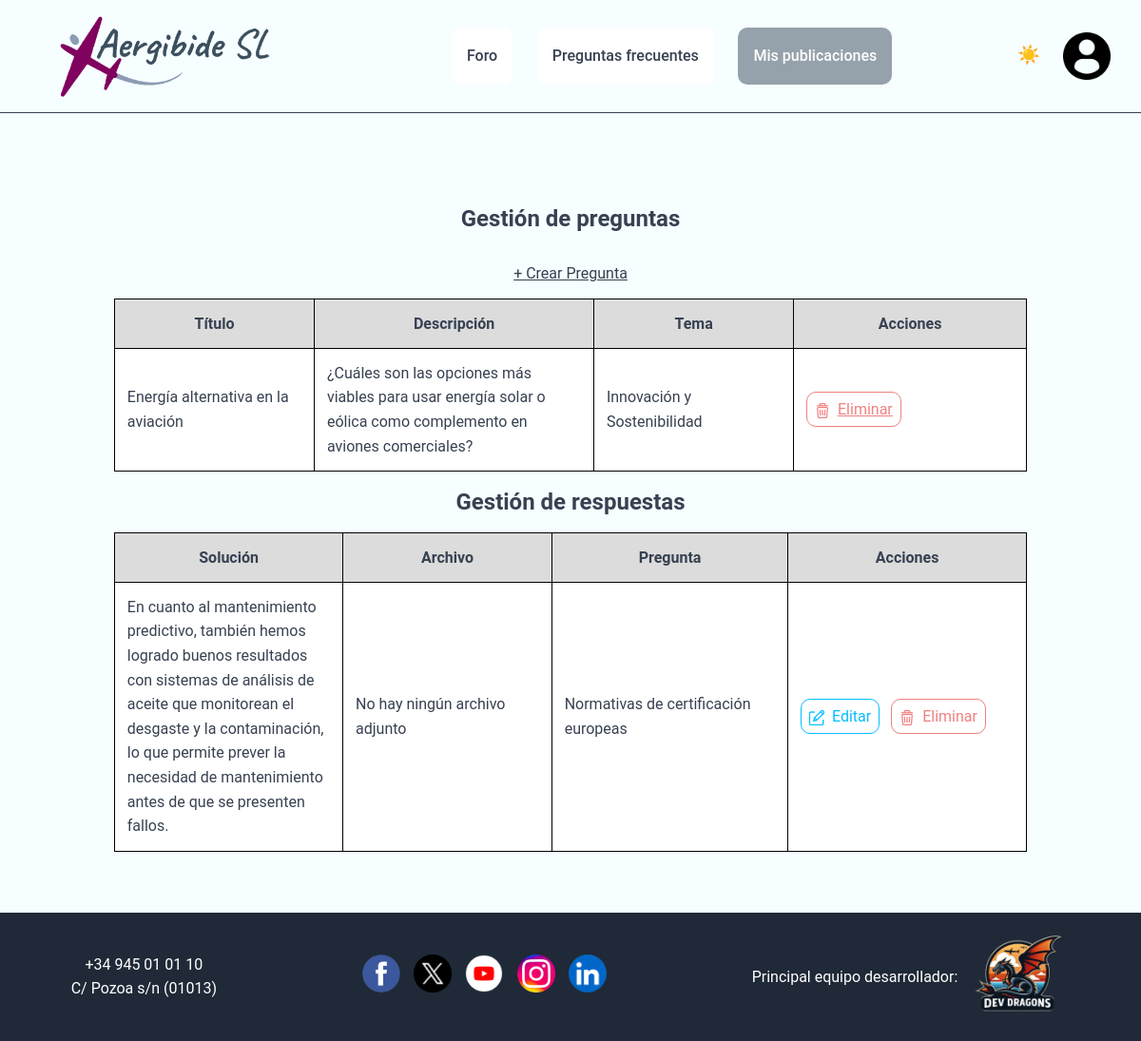
/Aplicacion/mvc_reto/index.php?controller=pregunta&action=misPreguntas (signed in), run on an earlier commit of the app's database.
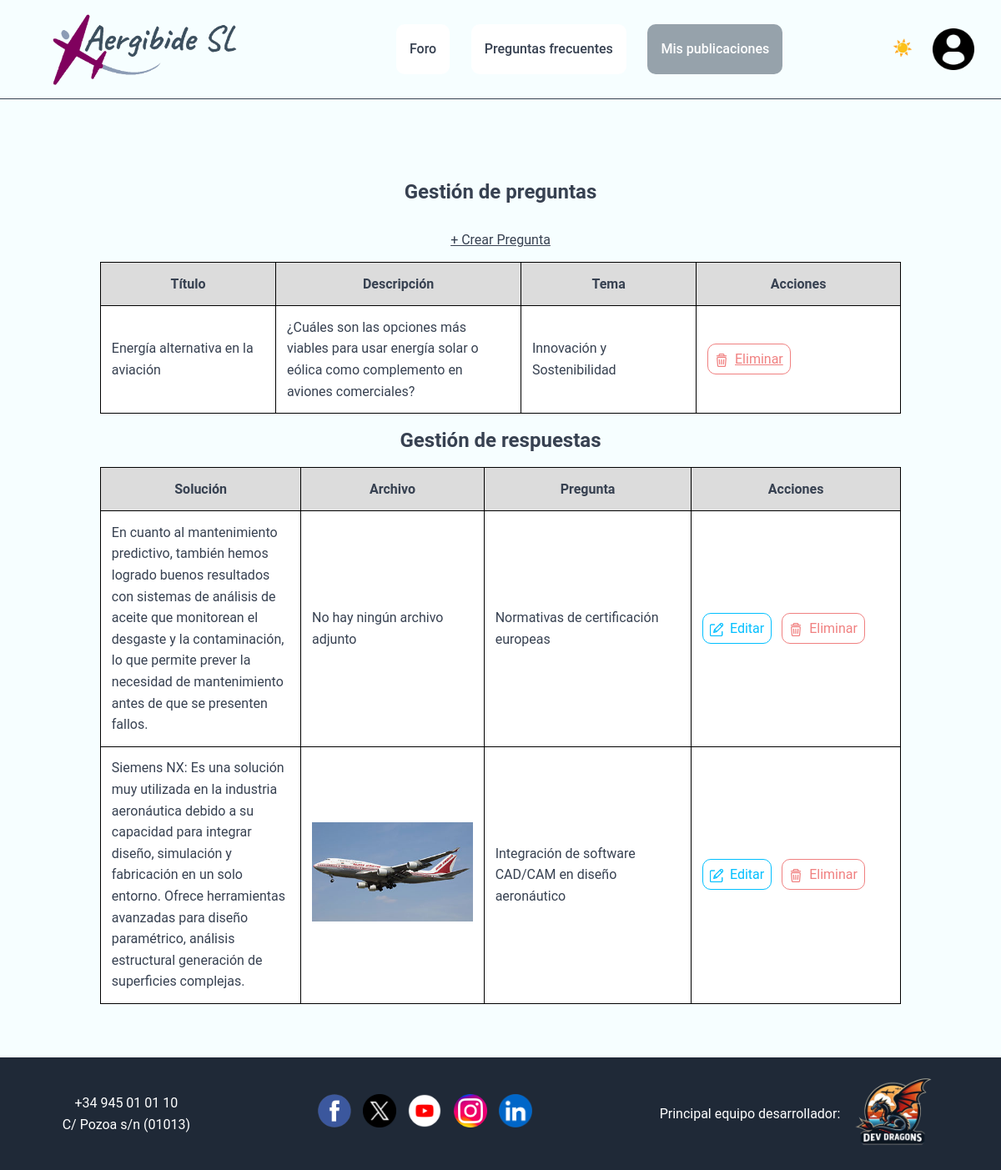
And on a later commit of the database.
### tables this page shows
CREATE TABLE `preguntas` (
                             `id` int(11) NOT NULL,
                             `titulo` varchar(100) NOT NULL,
                             `descripcion` varchar(300) NOT NULL,
                             `tema` varchar(100) NOT NULL,
                             `fecha` date NOT NULL,
                             `id_usuario` int(11) NOT NULL,
                             `archivo` varchar(255) DEFAULT NULL
);

CREATE TABLE `respuestas` (
                              `id` int(11) NOT NULL,
                              `solucion` varchar(300) NOT NULL,
                              `archivo` varchar(255) DEFAULT NULL,
                              `id_pregunta` int(11) NOT NULL,
                              `id_usuario` int(11) NOT NULL,
                              `fecha` date NOT NULL
);

### Aplicacion/mvc_reto/index.php (called while the page is built, shortened)
<?php
require_once "model/Db.php";
$controller = new $controllerName();
$dataToView["data"] = array();
if(method_exists($controller, $_GET["action"]))
    $dataToView["data"] = $controller -> {$_GET["action"]}();
require_once "view/".$_GET["controller"]."/".$controller->view.".html.php";
?>

### Aplicacion/mvc_reto/model/Db.php (called while the page is built, shortened)
<?php
class Db {
    public function __construct(){
        $this -> host = constant("DB_HOST");
        $this -> db = constant("DB");
        $this -> user = constant("DB_USER");
        $this -> pass = constant("DB_PASS");
        try {
            $this->connection = new PDO("mysql:host=" .$this->host.';
            dbname=' .$this->db, $this->user, $this->pass);
        }
        catch (PDOException $e){
            echo $e -> getMessage();
            exit();
        }
    }
}
?>

### Aplicacion/mvc_reto/model/Pregunta.php (called while the page is built, shortened)
<?php
class Pregunta {
    private $tabla = "preguntas";
    private $connection;
    public function getConexion(){
        $dbObj = new Db();
        $this->connection = $dbObj ->connection;
    }
    public function getPregunta(){
        $sql = "SELECT * FROM " . $this->tabla;
        $stml = $this -> connection -> prepare($sql);
        $stml -> execute();
        return $stml -> fetchAll();
    }
}

### Aplicacion/mvc_reto/controller/PreguntaController.php (called while the page is built, shortened)
<?php
require_once "model/Pregunta.php";
require_once "RespuestaController.php";
class PreguntaController {
    public $model;
    public function __construct() {
        $this->model = new Pregunta();
    }
    public function misPreguntas(){
        $preguntas = $this->model->getPregunta();
        $respuestaController = new RespuestaController();
        $preguntasConRespuestas = [];
        foreach ($preguntas as $pregunta) {
            $pregunta['respuestas'] = $respuestaController->view($pregunta['id']);
            $preguntasConRespuestas[] = $pregunta;
        }
        return $preguntasConRespuestas ?: [];
    }
}
?>

### Aplicacion/mvc_reto/model/Respuesta.php (called while the page is built, shortened)
<?php
class Respuesta {
    private $tabla = "respuestas";
    private $connection;
    public function getConexion(){
        $dbObj = new Db();
        $this->connection = $dbObj ->connection;
    }
    public function getRespuestaByPreguntaId($preguntaId){
        $sql = "SELECT * FROM ". $this->tabla ." WHERE id_pregunta = ?";
        $stmt = $this->connection->prepare($sql);
        $stmt -> execute([$preguntaId]);
        return $stmt->fetchAll(PDO::FETCH_ASSOC);
    }
}

### Aplicacion/mvc_reto/controller/RespuestaController.php (called while the page is built, shortened)
<?php
require_once "model/Respuesta.php";
class RespuestaController {
    public $model;
    public function __construct() {
        $this->model = new Respuesta();
    }
    public function view($preguntaId){
        return $this->model->getRespuestaByPreguntaId($preguntaId);
    }
}
?>

### Aplicacion/mvc_reto/view/pregunta/misPreguntas.html.php (the view, shortened to what the changed rows need)
<?php
require_once __DIR__ . "/../layout/header.php";
?>
<div class="contenido">
    <div id="titulo">
        <h2>Gestión de preguntas</h2>
    </div>
    <?php
    if (isset($dataToView["data"]) && is_array($dataToView["data"]) && count($dataToView["data"]) > 0) {
        ?>
        <table class="tabla_preguntas">
            <thead>
            <tr>
                <th>Título</th>
                <th>Descripción</th>
                <th>Tema</th>
                <th>Acciones</th>
            </tr>
            </thead>
            <tbody>
            <?php
            foreach ($dataToView["data"] as $pregunta) {
                if ($pregunta['id_usuario'] == $_SESSION["id"]) {
                    ?>
                    <tr>
                        <td><?php echo htmlspecialchars($pregunta['titulo']); ?></td>
                        <td><?php echo htmlspecialchars($pregunta['descripcion']); ?></td>
                        <td>
                            <?php
                            $temas = [
                                "diseno_aeronaves" => "Diseño y Desarrollo de Aeronaves",
                                "fabricacion_produccion" => "Fabricación y Producción",
                                "mantenimiento_operaciones" => "Mantenimiento y Operaciones",
                                "innovacion_sostenibilidad" => "Innovación y Sostenibilidad",
                                "certificaciones_reglamentacion" => "Certificaciones y Reglamentación",
                                "problemas_tecnicos" => "Problemas Técnicos y Soluciones",
                                "colaboracion_interdepartamental" => "Colaboración Interdepartamental",
                                "software_herramientas" => "Software y Herramientas de Ingeniería",
                                "gestion_conocimiento" => "Gestión del Conocimiento",
                                "otro" => "Otro tema"
                            ];
                            echo $temas[$pregunta["tema"]] ?? "Tema no especificado";
                            ?></td>
                        <td>
                            <a href="index.php?controller=pregunta&action=borrar&id=<?php echo urlencode($pregunta['id']); ?>" id="bEliminar">Eliminar</a>
                        </td>
                    </tr>
                    <?php
                }
            }
            ?>
            </tbody>
        </table>
        <?php
    } else {
        ?>
        <div class="mensajeInexistir">
            Actualmente no hay preguntas registradas.
        </div>
        <?php
    }
    ?>
    <div id="tituloRespuesta">
        <h2>Gestión de respuestas</h2>
    </div>
    <?php
    if (isset($dataToView["data"]) && is_array($dataToView["data"])){
        ?>
        <table class="tabla_respuestas">
            <thead>
            <tr>
                <th>Solución</th>
                <th>Archivo</th>
                <th>Pregunta</th>
                <th>Acciones</th>
            </tr>
            </thead>
            <tbody>
            <?php
            foreach ($dataToView["data"] as $pregunta){
                foreach ($pregunta["respuestas"] as $respuesta){
                    if ($respuesta["id_usuario"] == $_SESSION["id"]){
                        ?>
                        <tr>
                            <td><?php echo htmlspecialchars($respuesta['solucion']); ?></td>
                            <td>
                                <?php
                                if($respuesta['archivo'] == "" || $respuesta['archivo'] == NULL){
                                ?>
                                    <p>No hay ningún archivo adjunto</p>
                                    <?php
                                }
                                else{
                                    ?>
                                    <img src="./uploads/<?php echo $respuesta['archivo'] ?>" alt="Imagen">
                                    <?php
                                }
                                ?>
                            </td>
                            <td><?php echo htmlspecialchars($pregunta['titulo']); ?></td>
                            <td class="d_botones_public">
                                <a href="index.php?controller=respuesta&action=editar&id=<?php echo urlencode($respuesta['id']); ?>" id="bEditar">Editar</a>
                                <a href="index.php?controller=respuesta&action=borrar&id=<?php echo urlencode($respuesta['id']); ?>" id="bEliminar">Eliminar</a>
                            </td>
                        </tr>
                        <?php
                    }
                }
            }
            ?>
            </tbody>
        </table>
        <?php
    } else {
        echo "<p>No tienes respuestas registradas.</p>";
    }
    ?>
</div>
</body>
</html>

What changed in the data, as far as the page shows it:
added respuestas: solucion "Siemens NX: Es una solución muy utilizada en la industria aeronáutica debido a su capacidad para integrar diseño, simulación y fabricación en un solo entorno. Ofrece herramientas avanzadas para diseño paramétrico, análisis estructural generación de superficies complejas.", archivo (picture), id_pregunta.titulo "Integración de software CAD/CAM en diseño aeronáutico"
